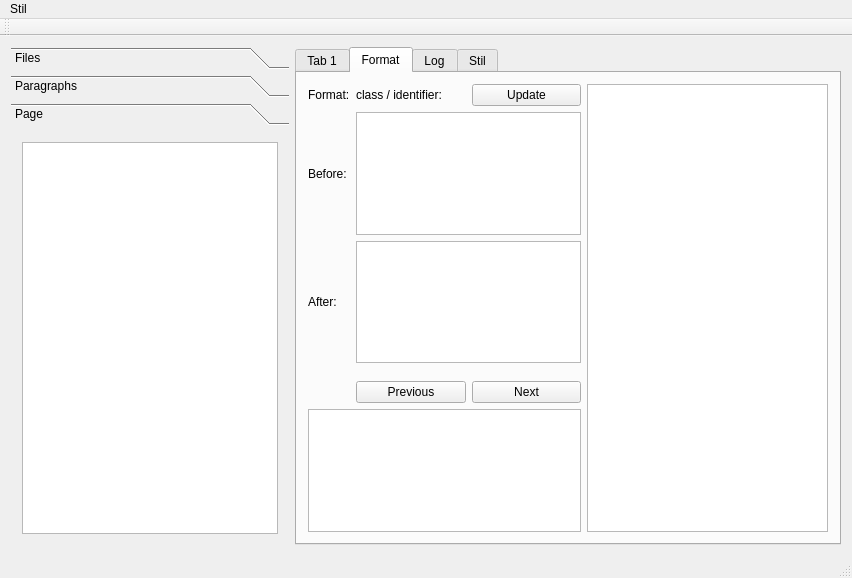
<?xml version="1.0" encoding="UTF-8"?>
<ui version="4.0">
 <class>MainWindow</class>
 <widget class="QMainWindow" name="MainWindow">
  <property name="geometry">
   <rect>
    <x>0</x>
    <y>0</y>
    <width>852</width>
    <height>578</height>
   </rect>
  </property>
  <property name="windowTitle">
   <string>MainWindow</string>
  </property>
  <widget class="QWidget" name="centralWidget">
   <layout class="QHBoxLayout" name="horizontalLayout_2">
    <item>
     <widget class="QToolBox" name="toolBox">
      <property name="sizePolicy">
       <sizepolicy hsizetype="Expanding" vsizetype="Preferred">
        <horstretch>0</horstretch>
        <verstretch>0</verstretch>
       </sizepolicy>
      </property>
      <property name="currentIndex">
       <number>2</number>
      </property>
      <widget class="QWidget" name="page">
       <property name="geometry">
        <rect>
         <x>0</x>
         <y>0</y>
         <width>270</width>
         <height>431</height>
        </rect>
       </property>
       <attribute name="label">
        <string>Files</string>
       </attribute>
       <layout class="QGridLayout" name="gridLayout_2">
        <item row="0" column="0">
         <widget class="QTableView" name="tableFiles"/>
        </item>
       </layout>
      </widget>
      <widget class="QWidget" name="toolParagraphs">
       <property name="geometry">
        <rect>
         <x>0</x>
         <y>0</y>
         <width>270</width>
         <height>431</height>
        </rect>
       </property>
       <attribute name="label">
        <string>Paragraphs</string>
       </attribute>
       <layout class="QGridLayout" name="gridLayout">
        <item row="0" column="0">
         <widget class="QTreeView" name="treeView">
          <property name="sizePolicy">
           <sizepolicy hsizetype="Expanding" vsizetype="Expanding">
            <horstretch>10</horstretch>
            <verstretch>0</verstretch>
           </sizepolicy>
          </property>
         </widget>
        </item>
       </layout>
      </widget>
      <widget class="QWidget" name="toolFormats">
       <property name="geometry">
        <rect>
         <x>0</x>
         <y>0</y>
         <width>270</width>
         <height>431</height>
        </rect>
       </property>
       <attribute name="label">
        <string>Page</string>
       </attribute>
       <layout class="QHBoxLayout" name="horizontalLayout_3">
        <item>
         <widget class="QTableView" name="tableFormats"/>
        </item>
       </layout>
      </widget>
     </widget>
    </item>
    <item>
     <widget class="QTabWidget" name="tabWidget">
      <property name="sizePolicy">
       <sizepolicy hsizetype="Expanding" vsizetype="Expanding">
        <horstretch>3</horstretch>
        <verstretch>0</verstretch>
       </sizepolicy>
      </property>
      <property name="currentIndex">
       <number>1</number>
      </property>
      <widget class="QWidget" name="tab">
       <attribute name="title">
        <string>Tab 1</string>
       </attribute>
       <layout class="QHBoxLayout" name="horizontalLayout">
        <item>
         <widget class="QTextBrowser" name="textBrowser"/>
        </item>
       </layout>
      </widget>
      <widget class="QWidget" name="tab_2">
       <attribute name="title">
        <string>Format</string>
       </attribute>
       <layout class="QGridLayout" name="gridLayout_3">
        <item row="0" column="0">
         <widget class="QLabel" name="label">
          <property name="text">
           <string>Format:</string>
          </property>
         </widget>
        </item>
        <item row="0" column="1">
         <widget class="QLabel" name="label_2">
          <property name="text">
           <string>class / identifier:</string>
          </property>
         </widget>
        </item>
        <item row="1" column="0">
         <widget class="QLabel" name="label_3">
          <property name="text">
           <string>Before:</string>
          </property>
         </widget>
        </item>
        <item row="2" column="0">
         <widget class="QLabel" name="label_4">
          <property name="text">
           <string>After:</string>
          </property>
         </widget>
        </item>
        <item row="2" column="1" colspan="2">
         <widget class="QPlainTextEdit" name="plainEditAfter"/>
        </item>
        <item row="1" column="1" colspan="2">
         <widget class="QPlainTextEdit" name="plainEditBefore"/>
        </item>
        <item row="5" column="1">
         <widget class="QPushButton" name="pushButton_2">
          <property name="text">
           <string>Previous</string>
          </property>
         </widget>
        </item>
        <item row="5" column="2">
         <widget class="QPushButton" name="pushButton">
          <property name="text">
           <string>Next</string>
          </property>
         </widget>
        </item>
        <item row="0" column="2">
         <widget class="QPushButton" name="buttonUpdateFormat">
          <property name="text">
           <string>Update</string>
          </property>
         </widget>
        </item>
        <item row="0" column="3" rowspan="7">
         <widget class="QListWidget" name="listPredefinedFormats"/>
        </item>
        <item row="6" column="0" colspan="3">
         <widget class="QTextBrowser" name="browseUsage"/>
        </item>
       </layout>
      </widget>
      <widget class="QWidget" name="tab_3">
       <attribute name="title">
        <string>Log</string>
       </attribute>
       <layout class="QHBoxLayout" name="horizontalLayout_4">
        <item>
         <widget class="QTextBrowser" name="textLog"/>
        </item>
       </layout>
      </widget>
      <widget class="QWidget" name="tabStil">
       <attribute name="title">
        <string>Stil</string>
       </attribute>
      </widget>
     </widget>
    </item>
   </layout>
  </widget>
  <widget class="QMenuBar" name="menuBar">
   <property name="geometry">
    <rect>
     <x>0</x>
     <y>0</y>
     <width>852</width>
     <height>19</height>
    </rect>
   </property>
   <widget class="QMenu" name="menuStil">
    <property name="title">
     <string>Stil</string>
    </property>
    <addaction name="actionPreamble"/>
   </widget>
   <addaction name="menuStil"/>
  </widget>
  <widget class="QToolBar" name="mainToolBar">
   <attribute name="toolBarArea">
    <enum>TopToolBarArea</enum>
   </attribute>
   <attribute name="toolBarBreak">
    <bool>false</bool>
   </attribute>
  </widget>
  <widget class="QStatusBar" name="statusBar"/>
  <action name="actionPreamble">
   <property name="text">
    <string>Preamble</string>
   </property>
  </action>
 </widget>
 <layoutdefault spacing="6" margin="11"/>
 <resources/>
 <connections/>
</ui>
